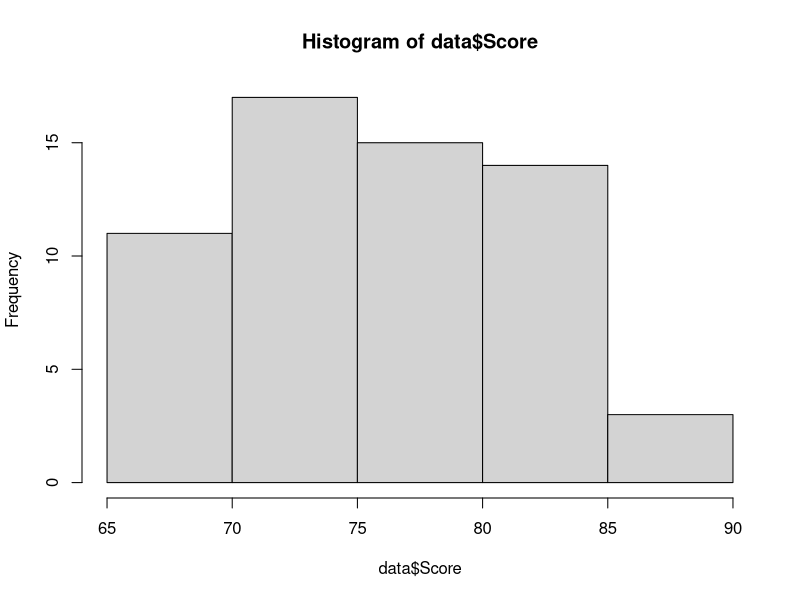
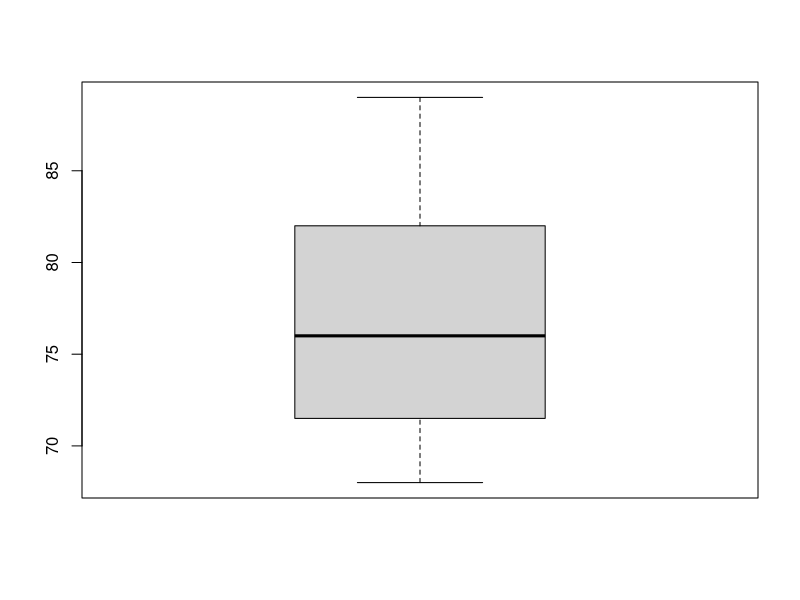
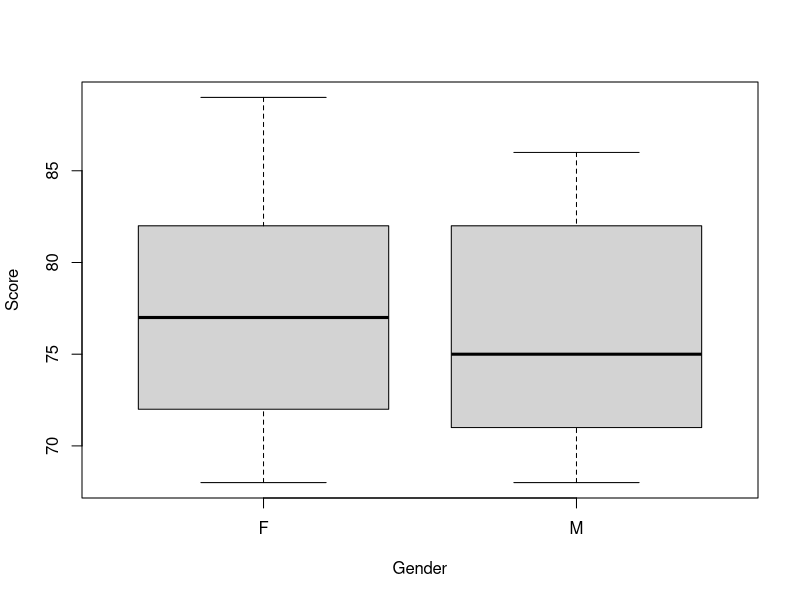
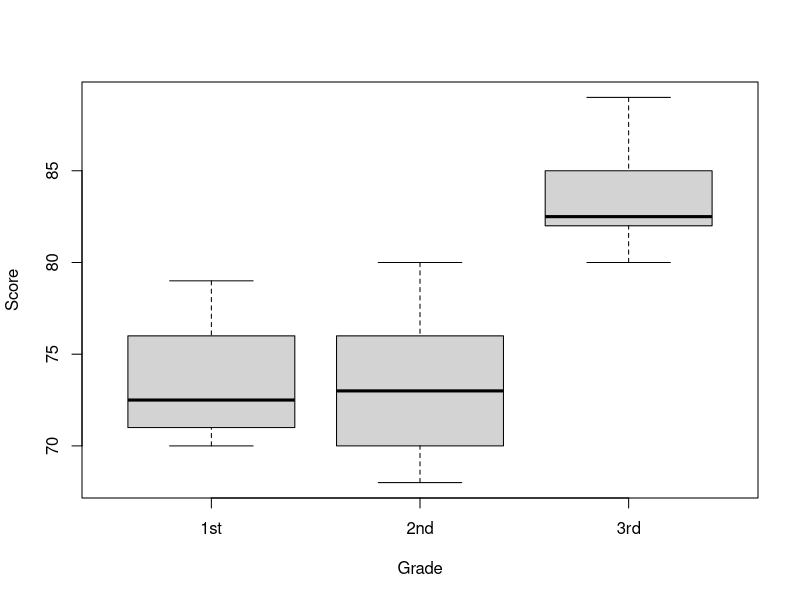
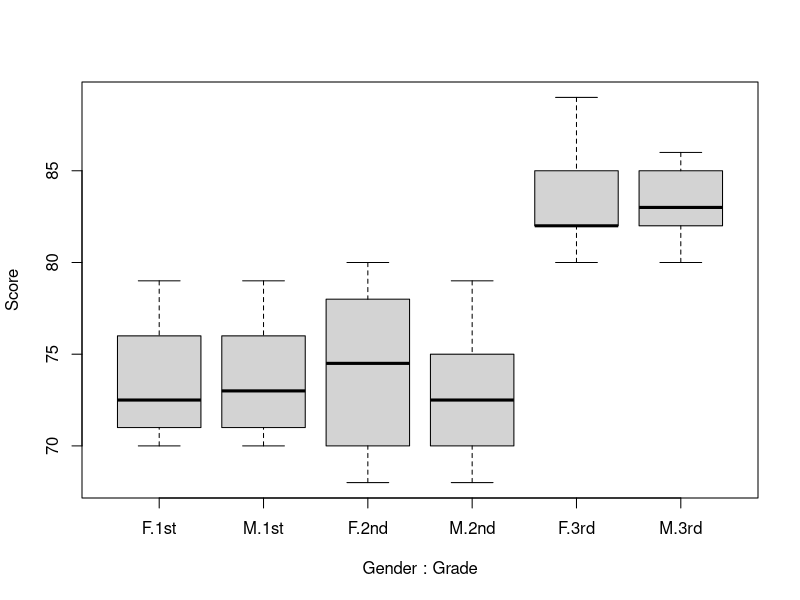
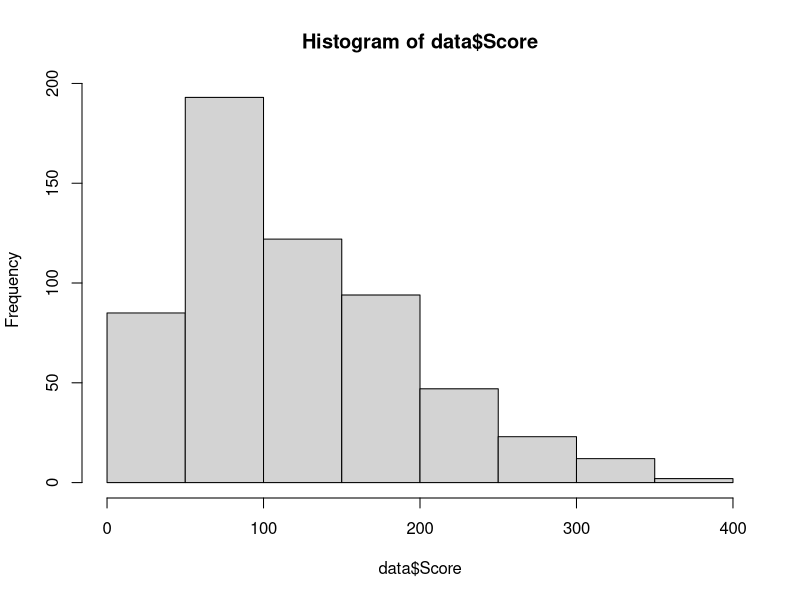
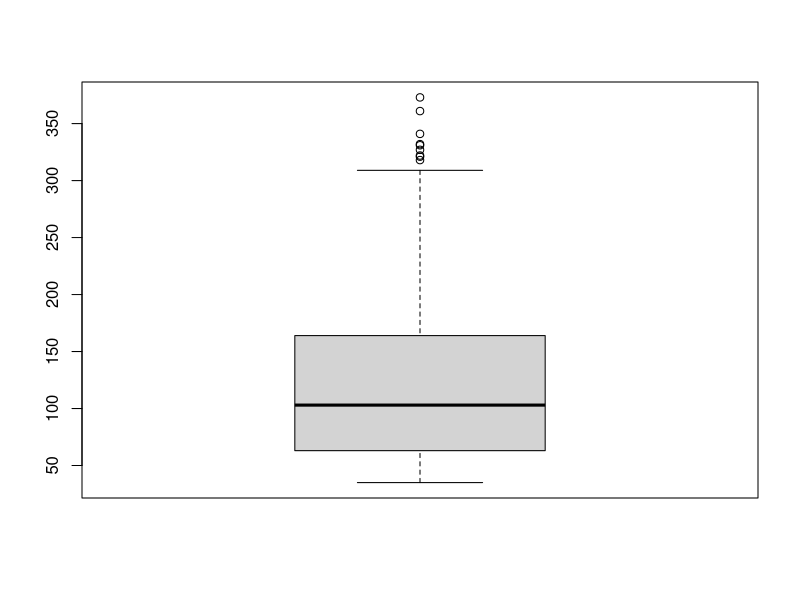
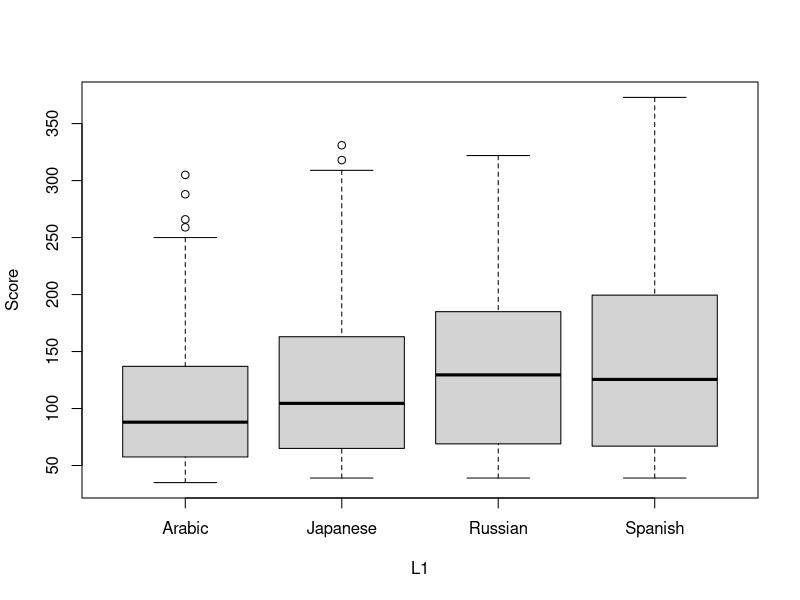

R code for these plots, in order: (Note: this script raises an error after producing the figures.)
###############################################################################################
# Statistics in simple regression line
#
#                                                                       Written by Nam, Hosung, 
#                                                                       revised by Kim, Wiback, 
#                                                                             v1.1. 2016.09.07.
#                                                                             v1.2. 2016.09.12. 
###############################################################################################





## Pre-Settings ###############################################################################
setwd('/Users/KimWiback/Google_Drive/Git/Statistics_All_R/')
library("lme4")
library("lmerTest")
library("lsmeans")
library("psych")
library("GPArotation")
library("tidyr")
library("dplyr")





## No Repeated data 1 #########################################################################
data = read.csv('2way1.csv')
hist(data$Score)
boxplot(data$Score)



########################
# Descriptive statistics
########################
describeBy(data, list(data$Gender, data$Grade))
describeBy(data, data$Gender)



############################
# One Way ANOVA (IV: Gender)
############################

### With Linear Model (Gender)
result = lm(Score ~ Gender, data)
anova(result)
boxplot(Score ~ Gender, data)
# Detail group differences (many t-tests) -> No need with 2 levels.
# lsmeans(result, pairwise ~ Gender, adjust = "tukey")

### With Original t-test (Gender)
t.test(Score ~ Gender, data)

### With Original ANOVA (Gender)
summary(aov(Score ~ Gender, data))



###########################
# One Way ANOVA (IV: Grade)
###########################

### With Linear Model (Grade)
result = lm(Score ~ Grade, data)
anova(result)
boxplot(Score ~ Grade, data)
# Detail group differences (many t-tests)
lsmeans(result, pairwise ~ Grade, adjust = "tukey")

### With Original t-test (Grade) -> Do not work with more than 3 levels.
# t.test(Score ~ Grade, data)

### With Original ANOVA (Grade)
summary(aov(Score ~ Grade, data))



######################################
# Two Way ANOVA (IV: Gender and Grade)
######################################

### With Linear Model (Gender and Grade)
result = lm(Score ~ Gender*Grade, data)
anova(result)
boxplot(Score ~ Gender*Grade, data)
# Detail group differences (many t-tests)
lsmeans(result, pairwise ~ Gender|Grade, adjust = "tukey")
lsmeans(result, pairwise ~ Grade|Gender, adjust = "tukey")

### With Original t-test (Gender and Grade) -> Do not work with more than 2 factors.
# t.test(Score ~ Gender*Grade, data)

### With Original ANOVA (Gender and Grade)
summary(aov(Score ~ Gender*Grade, data))





## No Repeated data 2 #########################################################################
data = read.csv('2way2.csv')
hist(data$Score)
boxplot(data$Score)



########################
# Descriptive statistics
########################
describeBy(data, list(data$L1, data$Condition))



########################
# One Way ANOVA (IV: L1)
########################

### With Linear Model (L1)
result = lm(Score ~ L1, data)
anova(result)
boxplot(Score ~ L1, data)
# Detail group differences (many t-tests)
lsmeans(result, pairwise ~ L1, adjust = "tukey")

### With Original t-test (L1) -> Do not work with more than 3 levels.
# t.test(Score ~ L1, data)

### With Original ANOVA (L1)
summary(aov(Score ~ L1, data))



###############################
# One Way ANOVA (IV: Condition)
###############################

### With Linear Model (Condition)
result = lm(Score ~ Condition, data)
anova(result)
boxplot(Score ~ Condition, data)
# Detail group differences (many t-tests)
lsmeans(result, pairwise ~ Condition, adjust = "tukey")

### With Original t-test (Condition) -> Do not work with more than 3 levels.
# t.test(Score ~ Condition, data)

### With Original ANOVA (Condition)
summary(aov(Score ~ Condition, data))



######################################
# Two Way ANOVA (IV: L1 and Condition)
######################################

### With Linear Model (L1 and Condition)
result = lm(Score ~ L1*Condition, data)
anova(result)
boxplot(Score ~ L1*Condition, data)
# Detail group differences (many t-tests)
lsmeans(result, pairwise ~ L1|Condition, adjust = "tukey")
lsmeans(result, pairwise ~ Condition|L1, adjust = "tukey")

### With Original t-test (L1 and Condition) -> Do not work with more than 2 factors.
# t.test(Score ~ L1*Condition, data)

### With Original ANOVA (L1 and Condition)
summary(aov(Score ~ L1*Condition, data))





## Repeated data 1 ############################################################################
# Only lmer() & aov() account for random effects, the others are talking about fixed effects.
data = read.csv('rm.csv')
hist(data$Score)
boxplot(data$Score)



########################
# Descriptive statistics
########################
describeBy(data, list(data$Group, data$Testtime))



#############################################
# One Way Repeated Measures ANOVA (IV: Group)
#############################################

### With Linear Model (Group)
# How to make sure random effect is necessary? 
# Lowest ICC(aov(Score ~ Group, data))
result = lmer(Score ~ Group + (1|Subject), data) 
anova(result)
boxplot(Score ~ Group, data)
# Detail group differences (many t-tests) -> No need with 2 levels.
# lsmeans(result, pairwise ~ Group, adjust = "tukey")

### With Original t-test (Group)
t.test(Score ~ Group, paired = FALSE, data) # For computer, this is not a paired data.

### With Original ANOVA (Group)
# Using residuals to disperse random intercepts following N(0, sigma^2) ???
summary(aov(Score ~ Group + Error(Subject/Testtime), data))



################################################
# One Way Repeated Measures ANOVA (IV: Testtime)
################################################

### With Linear Model (Testtime)
# How to make sure random effect is necessary? 
# Lowest ICC(aov(Score ~ Testtime, data))
result = lmer(Score ~ Testtime + (1|Subject), data)
anova(result)
boxplot(Score ~ Testtime, data)
# Detail group differences (many t-tests) -> No need with 2 levels.
# lsmeans(result, pairwise ~ Testtime, adjust = "tukey")

### With Original t-test (Testtime)
t.test(Score ~ Testtime, paired = TRUE, data) # Remind that this is a paired data.

### With Original ANOVA (Testtime)
# Using residuals to disperse random intercepts following N(0, sigma^2) ???
summary(aov(Score ~ Testtime + Error(Subject/Testtime), data))



##########################################################
# Two Way Repeated Measures ANOVA (IV: Group and Testtime)
##########################################################

### With Linear Model (Group and Testtime)
result = lmer(Score ~ Group*Testtime + (1|Subject), data)
anova(result)
boxplot(Score ~ Group*Testtime, data)
# Detail group differences (many t-tests)
lsmeans(result, pairwise ~ Group|Testtime, adjust = "tukey") 
lsmeans(result, pairwise ~ Testtime|Group, adjust = "tukey") 

### With Original t-test (Group and Testtime) -> Do not work with more than 2 factors.
# t.test(Score ~ Group*Testtime, data)

### With Original ANOVA (Group and Testtime)
# Using residuals to disperse random intercepts following N(0, sigma^2) ???
summary(aov(Score ~ Group*Testtime + Error(Subject/Testtime), data))





## Data Management ############################################################################
data = read.csv('rm.csv')



#############
# Factorizing
#############

### all subjects must be factors.
data$Subject = factor(data$Subject)



############
# Formatting
############

### long to wide (data, key-value pair to be spread)
data_wide = spread(data, Testtime, Score)

### wide to long (data, key-value pair to be filled, ...)
# data, the data object
# key, name of new key column that contains colum names (A, B) of the data
# value, name of new value column that contains values (a, b) of the same colums
# ..., the colum names (A, B) holding the values (a, b)
data_long = gather(data_wide, Testtime, Score, pre, post)

### subsetting
subset(data_long, Score>80 & Testtime=="pre", c(Subject, Testtime, Score))

### column reordering
data_wide = data_wide[ , c(1,3,4,2)]
